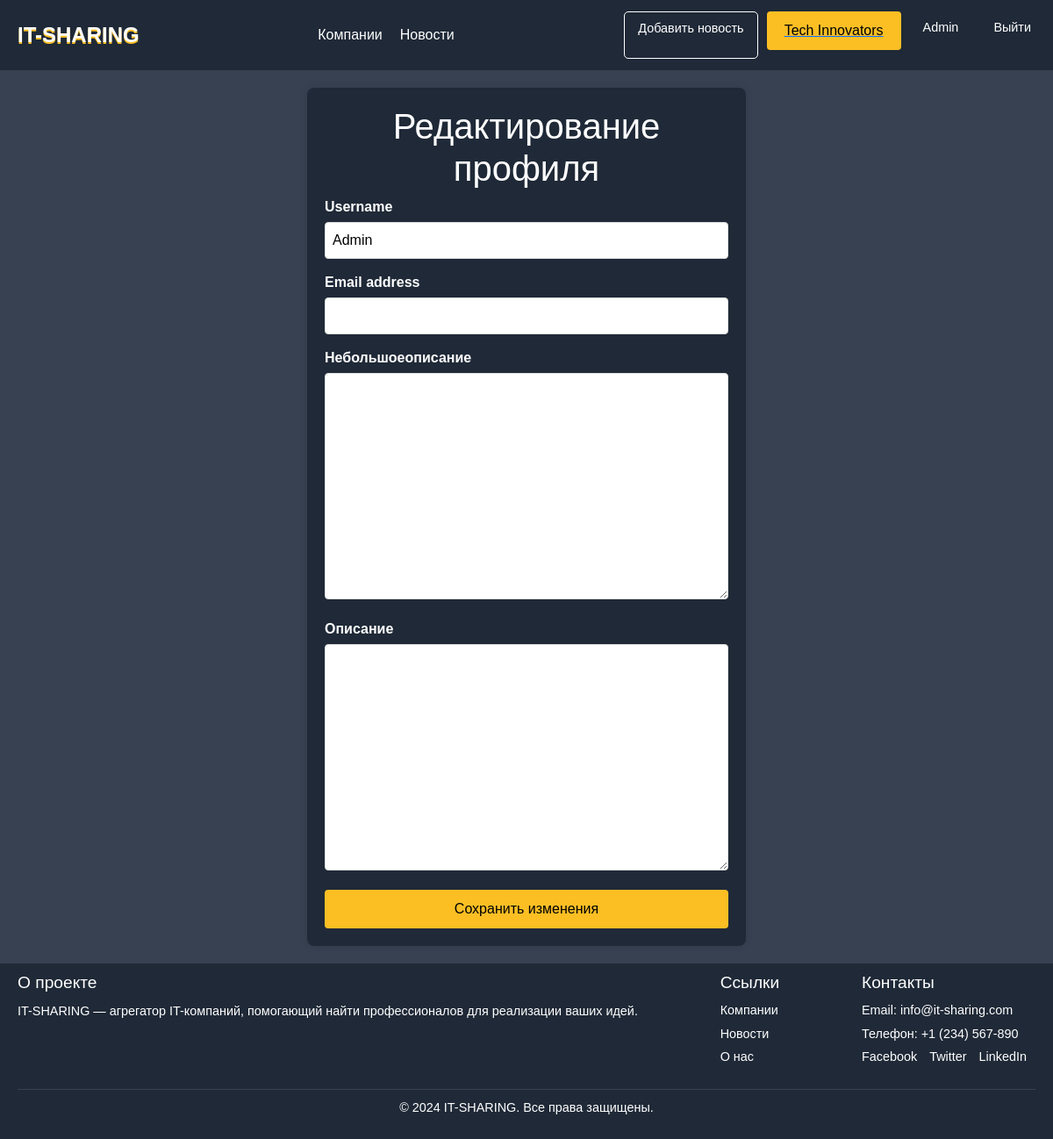
The app's page /profile/edit/ (signed in) with its own data.
### main/models.py (models this page shows, shortened)
class CustomUser(AbstractUser):
    description = models.TextField(blank=True, verbose_name="Описание")
    about = models.TextField(blank=True, verbose_name="Небольшоеописание")
    is_company = models.BooleanField(default=False, verbose_name="Представитель компании")
    company = models.ForeignKey(
        'companies',
        on_delete=models.SET_NULL,
        null=True,
        blank=True,
        verbose_name="Компания",
        related_name="representatives"
    )

class companies(models.Model):
    title = models.CharField(max_length=255, verbose_name="Название")
    slug = models.SlugField(max_length=255, unique=True, db_index=True, verbose_name="URL",null=True,blank=True,)
    content = models.TextField(blank=True, verbose_name="Описание компании",null=True)
    photo = models.ImageField(upload_to="static/main/img/companiesimg", verbose_name="Фото",null=True,blank=True)
    time_create = models.DateTimeField(auto_now_add=True, verbose_name="Время создания")
    is_active = models.BooleanField(default=True, verbose_name="Активна")
    raiting = models.FloatField(default=0,max_length=1, verbose_name="Рейтинг")
    cat = models.ManyToManyField(Category, related_name='companies', verbose_name="Категории",
                                 blank=True)  # Это должно быть ManyToManyField
    creator = models.ForeignKey(
        settings.AUTH_USER_MODEL,
        on_delete=models.CASCADE,
        related_name="created_companies",
        verbose_name="Создатель компании",
    )
    class Meta:
        verbose_name = 'Компания'
        verbose_name_plural = 'IT компания'
        ordering = ['id']

### main/views.py (the view)
# urls.py: path('profile/edit/', views.edit_profile, name='PersonalPage_edit'),
def edit_profile(request):
    user = request.user  # Текущий пользователь
    if request.method == 'POST':
        form = CustomUserEditForm(request.POST, instance=user)  # Редактируем текущего пользователя
        if form.is_valid():
            form.save()  # Сохраняем изменения
            return redirect('PersonalPage')  # Перенаправляем, например, на страницу профиля
    else:
        form = CustomUserEditForm(instance=user)  # Загружаем форму с текущими данными пользователя
    return render(request, 'main/PersonalPage_edit.html', {'form': form})

### main/forms.py
class CustomUserEditForm(ModelForm): #форма изменения кастомного пользователя
    class Meta:
        model = CustomUser
        fields = ['username', 'email', 'about', 'description']  # Ука

### main/templates/main/PersonalPage_edit.html (shortened to what this page needs)
{% extends 'main/layout.html' %}
{% block content %}
<div class="lk-container">
    <h1>Редактирование профиля</h1>
    <form method="POST">
        {% for field in form %}
        <div class="lk-form-group">
            <label for="{{ field.id_for_label }}">{{ field.label }}</label>
            {{ field }}
        </div>
        {% endfor %}
        <div class="lk-form-actions">
            <button type="submit">Сохранить изменения</button>
        </div>
    </form>
</div>
{% endblock %}

### main/templates/main/layout.html (shortened to what this page needs)
<!doctype html>
{% load static %}
<html lang="ru">
<head>
    <link rel="stylesheet" href="https://cdn.jsdelivr.net/npm/bootstrap@5.3.3/dist/css/bootstrap.min.css">
    <link rel="stylesheet" href="{% static 'main/css/main.css' %}">
    <link rel="stylesheet" href="{% static 'main/fonts/Font Over.otf' %}">
</head>
<body>
    <header>
        <div class="container">
        <div class="logo"><a href="{% url 'home' %}">IT-SHARING</a></div>
        <nav class="navigation">
        <ul>
          <a href="{% url 'company' %}"><li>Компании</li></a>
          <a href="{% url 'news_home' %}"><li>Новости</li></a>
        </ul>
        </nav>
        <div class="auth-buttons">
        {% if request.user.is_superuser or request.user.is_stuff %}
        <a href="{% url 'create' %}"class="btn login">Добавить новость</a>
        {% endif %}
        {% if not request.user.is_company and not request.user.company == '' %}
        <a href="{% url 'add_page' %}"class="btn login">Добавить компанию</a>
         {% else %}
            <a href="{% url 'company_detail' user.company.id %}"><div class="edit-profile">{{ user.company.title }}</div></a>
        {% endif %}
        {% if request.user.is_authenticated %}
				<a class="header-logo" href="{% url 'PersonalPage' %}">{{user.username}}</a>
        <a class="header-exi" href="{% url 'logout' %}">Выйти</a>
				{% else %}
				  <a class="btn signup" href="{% url 'register' %}">Регистрация</a>
          <a class="btn login" href="{% url 'login' %}">Авторизация</a>
        {% endif %}
      </div>
    </div>
    </header>
    <main>
        {% block content %}
        {% endblock %}
    </main>
    <footer>
        <div class="footer-container">
          <div class="footer-about">
            <h3>О проекте</h3>
            <p>IT-SHARING — агрегатор IT-компаний, помогающий найти профессионалов для реализации ваших идей.</p>
          </div>
          <div class="footer-links">
            <h3>Ссылки</h3>
            <ul>
              <a href="{% url 'company' %}"><li>Компании</li></a>
              <a href="{% url 'news_home' %}"><li>Новости</li></a>
              <a href="#"><li>О нас</li></a>
            </ul>
          </div>
          <div class="footer-contact">
            <h3>Контакты</h3>
            <p>Email: <a href="mailto:info@it-sharing.com">info@it-sharing.com</a></p>
            <p>Телефон: <a href="tel:+1234567890">+1 (234) 567-890</a></p>
            <div class="social-icons">
                <a href="#" >Facebook</a>
                <a href="#" >Twitter</a>
                <a href="#" >LinkedIn</a>
            </div>
          </div>
        </div>
        <div class="footer-bottom">
          <p>&copy; 2024 IT-SHARING. Все права защищены.</p>
        </div>
    </footer>
</body>
</html>

### main/static/main/css/main.css (style rules this page uses)
body { height: 100%; margin: 0; font-family: "Arial", sans-serif; background-color: #374151; }
header { background-color: #1f2937; color: #ffffff; position: fixed; top: 0; height: 80px; width: 100%; z-index: 1000; }
.container { max-width: 1200px; margin: 0 auto; display: flex; align-items: center; justify-content: space-between; padding: 0; height: 80px; }
.logo a { font-family: "Font Over", sans-serif; text-shadow: 0px 2px #FBBF24; text-decoration: none; color: #ffffff; font-size: 1.5rem; font-weight: bold; margin: 0 20px; }
.navigation ul { list-style: none; margin: 0; padding: 0; display: flex; gap: 20px; }
.navigation a { font-family: Arial, sans-serif; color: #ffffff; font-size: 1rem; transition: color 0.3s ease; text-decoration: none; }
.header-logo { color: #fff; text-decoration: none; padding: 8px 15px; border-radius: 5px; font-size: 0.9rem; transition: all 0.3s ease; }
.header-exi { color: #fff; text-decoration: none; padding: 8px 15px; border-radius: 5px; font-size: 0.9rem; transition: all 0.3s ease; }
.auth-buttons { display: flex; gap:10px; margin: 0 10px 0 10px; }
.auth-buttons { text-decoration: none; color: #fff; }
.auth-buttons .btn { text-decoration: none; padding: 8px 15px; border-radius: 5px; font-size: 0.9rem; transition: all 0.3s ease; }
.auth-buttons .login { background-color: transparent; color: #ffffff; border: 1px solid #ffffff; }
footer { height: 200px; position:fixed; width: 100%; left: 0; bottom:0; background-color: #1f2937; color: #ffffff; padding: 10px 20px; font-size: 0.9rem; }
footer .footer-container { max-width: 1200px; margin: 0 auto; display: flex; flex-wrap: wrap; justify-content: space-between; gap: 20px; }
.footer-about h3, .footer-links h3, .footer-contact h3 { font-size: 1.2rem; margin-bottom: 10px; }
.footer-about p { line-height: 1.6; }
.footer-links ul { list-style: none; padding: 0; margin: 0; }
.footer-links li { margin-bottom: 5px; }
.footer-links a { color: #ffffff; text-decoration: none; transition: color 0.3s ease; }
.footer-contact p { margin: 5px 0; }
.footer-contact a { color: #ffffff; text-decoration: none; transition: color 0.3s ease; }
.social-icons a { display: inline-block; margin-right: 10px; }
.footer-bottom { text-align: center; margin-top: 20px; border-top: 1px solid #374151; padding-top: 10px; }
main { flex:1; max-width: 1200px; margin: 0 auto; margin-top: 80px; margin-bottom: 200px; display: flex; justify-content: center; }
.lk-container { max-width: 800px; margin: 20px auto; background: #1f2937; color: #fff; padding: 20px; border-radius: 8px; box-shadow: 0 0 10px rgba(0, 0, 0, 0.1); width: 500px; max-width: 1000px; }
.lk-container h1 { text-align: center; }
.lk-form-group { margin-bottom: 15px; }
.lk-form-group label { color: #fff; display: block; margin-bottom: 5px; font-weight: bold; }
.lk-form-group input, .lk-form-group textarea { width: 100%; padding: 8px; border: 1px solid #ddd; border-radius: 4px; }
.lk-form-group textarea { resize: vertical; }
.lk-form-actions { text-align: center; }
.lk-form-actions button { width: 100%; background-color: #FBBF24; color: #000; border: none; padding: 10px 20px; border-radius: 4px; cursor: pointer; }
.edit-profile { width: 100%; color: #000; text-align: center; background-color: #FBBF24; border: none; padding: 10px 20px; border-radius: 4px; margin-bottom: 10px; }

### records on screen
CustomUser: company "Tech Innovators", username "Admin", form "Admin"

### other values on screen
{{ field.label }} "Username" "Email address" "Небольшоеописание" "Описание"
